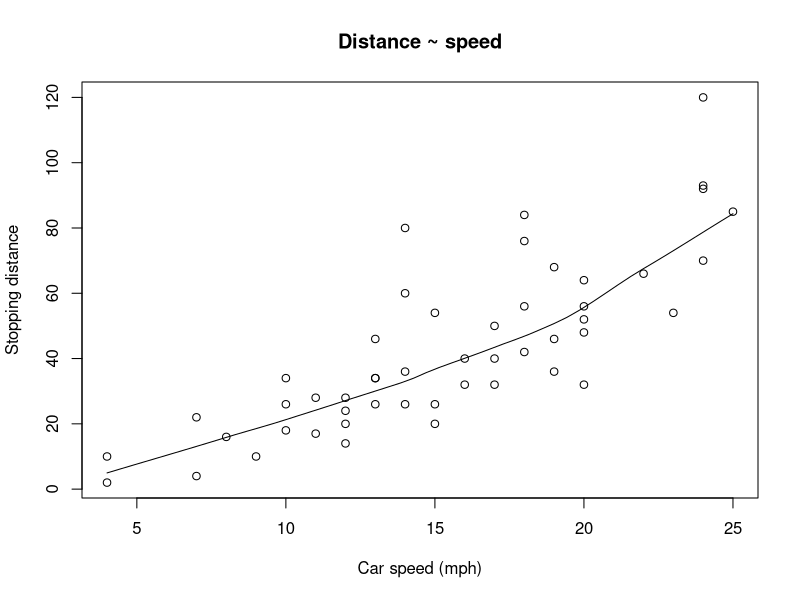
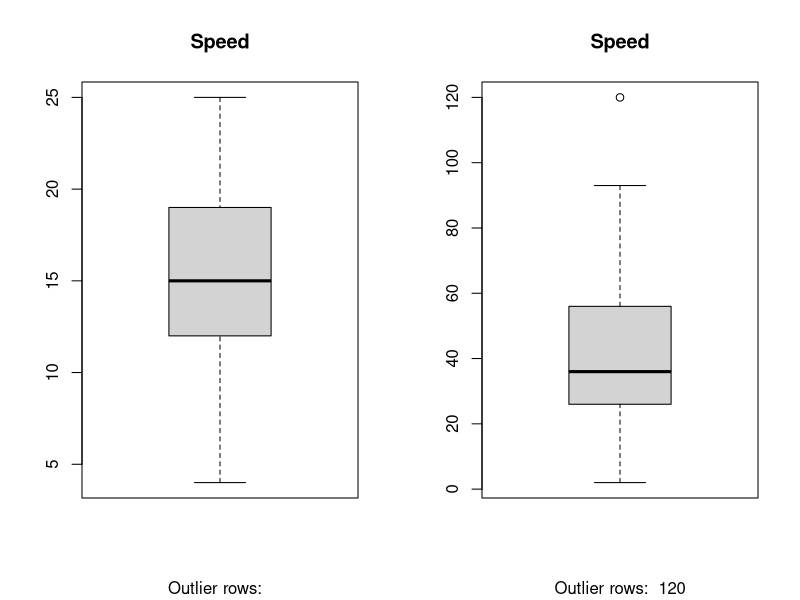
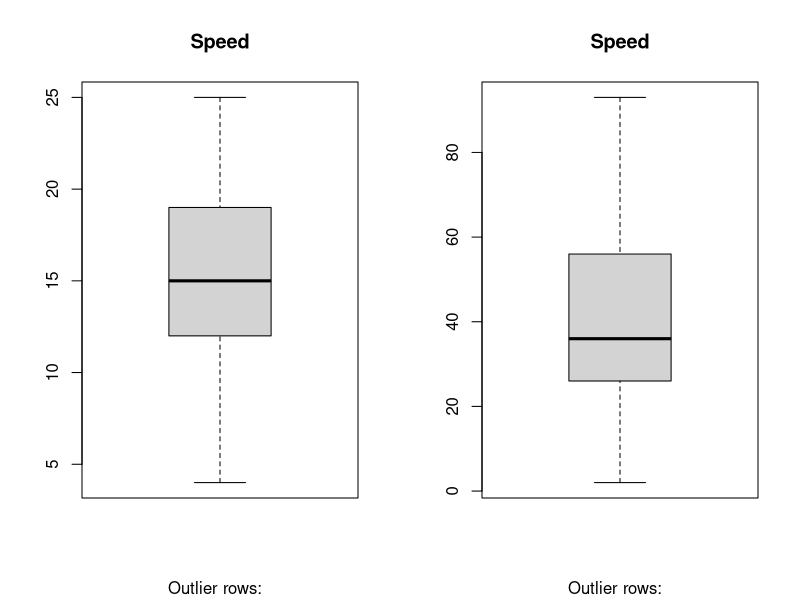

The R source for these figures, in order:
# build a model to predict stopping distance from speed
# using the cars dataset

# 1st step - check the model assumptions
# these are the core assumptions
# linearity among the variables
# normality - normal distribution -  histogram
# no collinearity - vars are not a linear combination of others
# independence - residuals are independant and not coorelated.

# check linearity first using scatter plot
# x-axis = independant variable
# y-axis = dependant var
# if relationship existsthen linearity is validated

scatter.smooth(x = cars$speed, y = cars$dist,
               main = "Distance ~ speed",
               xlab = "Car speed (mph)",
               ylab = "Stopping distance")

cor(cars$speed, cars$dist)
# we look for a value outside of between -0.2 and 0.2
# cor = 0.81 - good positive correlation

# check for outliers
# an outlier = 1.5 x interquartile range
# IQR = dist between 25th and 75th percentage
# we need to check speed and dist for outliers

opar <- par(no.readonly = TRUE)
par(mfrow = c(1, 2))
attach(cars)
boxplot(speed,
        main = "Speed", sub = paste("Outlier rows: ",
                                   boxplot.stats(speed)$out))
boxplot(dist,
        main = "Speed", sub = paste("Outlier rows: ",
                                   boxplot.stats(dist)$out))

detach(cars)
par <- opar

# remove the outlier at line 120
cars <- subset(cars, cars$dist != 120)

# plot again without outlier
opar <- par(no.readonly = TRUE)
par(mfrow = c(1, 2))
attach(cars)
boxplot(speed,
        main = "Speed", sub = paste("Outlier rows: ",
                                    boxplot.stats(speed)$out))
boxplot(dist,
        main = "Speed", sub = paste("Outlier rows: ",
                                    boxplot.stats(dist)$out))

detach(cars)
par <- opar
